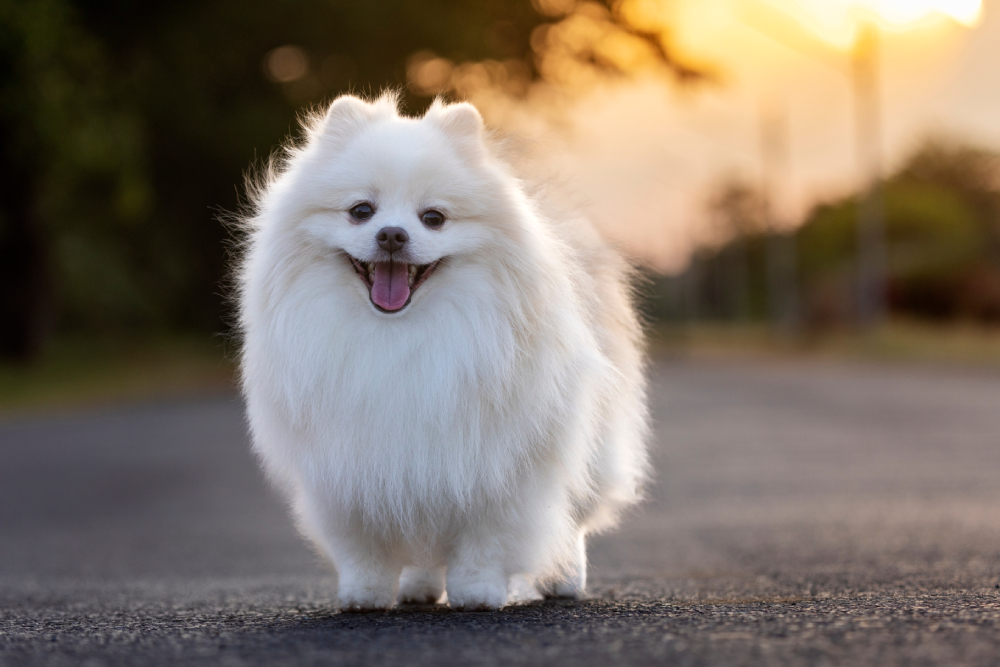
#> input picture lesson-3-basic-operations/data/dog.jpg, 1000 x 667 px
$ python resizing.py
#> lines starting #> are read from the running program, lines starting #| are printed output that depends on the picture
import os
import cv2

# Read the image
image_path = os.path.join(".", "data", "dog.jpg")
image = cv2.imread(image_path)
#> image is the input picture: shape (667, 1000, 3); mean B, G, R 103.7, 115.7, 127.7

image_resized = cv2.resize(image, (640, 480))
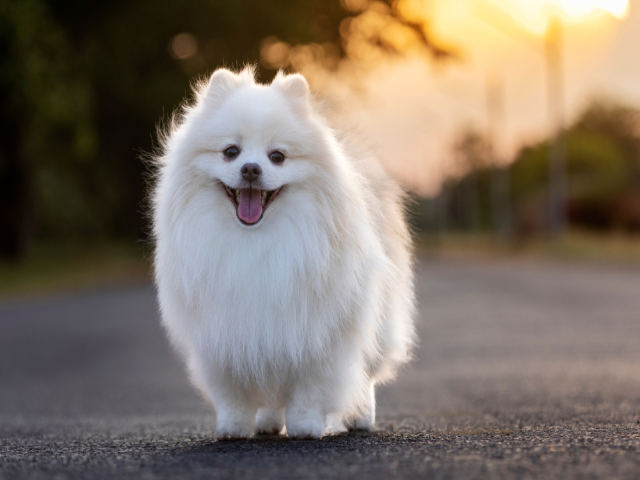
#> image_resized: shape (480, 640, 3); mean B, G, R 103.5, 115.6, 127.6

print("Image shape:", image.shape)
#| Image shape: (667, 1000, 3)
print("Resized image shape:", image_resized.shape)
#| Resized image shape: (480, 640, 3)

cv2.imshow("image", image)
cv2.imshow("resized image", image_resized)
cv2.waitKey(0)
